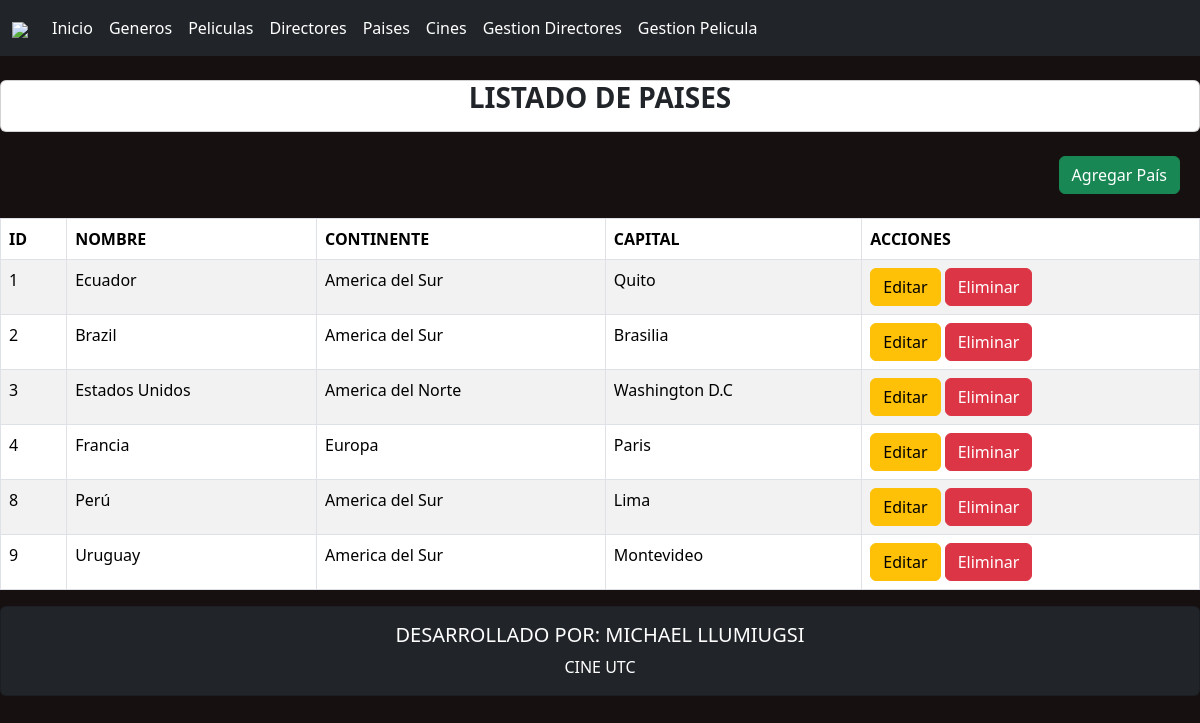
Screenshot of /listadoPaises/ with the database file from the repository.
### Aplicaciones/Cartelera/models.py (models this page shows, shortened)
class Pais(models.Model):
    id=models.AutoField(primary_key=True)
    nombre=models.CharField(max_length=50)
    continente=models.CharField(max_length=50)
    capital=models.CharField(max_length=50)

### Aplicaciones/Cartelera/views.py (the view)
# urls.py: path('listadoPaises/',views.listadoPaises, name='listadoPaises'),
def listadoPaises(request):
    paisesBdd=Pais.objects.all()
    return render(request,"listadoPaises.html", {'paises':paisesBdd})

### Aplicaciones/Cartelera/templates/listadoPaises.html (shortened to what this page needs)
{%  extends "./plantilla.html" %}
{% block body %}
<!DOCTYPE html>
<html lang="es">
<head>
</head>
<body>
    <br>
    <div class="card">
        <div class="card-title text-center">
            <h3><b>LISTADO DE PAISES</b></h3>
        </div>
    </div>
    <br>
    <div class="text-end" style="margin-right: 20px;">
        <a href="{% url 'nuevoPais' %}" class="btn btn-success">Agregar País</a>
    </div>
    <br>
    <table class="table table-bordered table-striped table-hover" id="tbl-paises">
        <thead>
            <tr>
                <th>ID</th>
                <th>NOMBRE</th>
                <th>CONTINENTE</th>
                <th>CAPITAL</th>
                <th>ACCIONES</th>
            </tr>
        </thead>
        <tbody>
            {% for paisTemporal in paises %}
            <tr>
                <td> {{paisTemporal.id}} </td>
                <td> {{paisTemporal.nombre}} </td>
                <td> {{paisTemporal.continente}} </td>
                <td> {{paisTemporal.capital}} </td>
                <td>
                    <a href="{% url 'editarPais' paisTemporal.id %}" class="btn btn-warning">Editar</a>
                    <a href="{% url 'eliminarPais' paisTemporal.id %}" onclick="return confirm('¿ESTAS SEGURO DE ELIMINAR ESTE PAÍS?')" class="btn btn-danger">Eliminar</a>
                </td>
            </tr>
            {% endfor %}
        </tbody>
    </table>
</body>
</html>
{% endblock %}

### Aplicaciones/Cartelera/templates/plantilla.html (style rules this page uses)
body { background-color: rgb(22, 16, 16); }

### rows the page displays
Pais: id "1", nombre "Ecuador", continente "America del Sur", capital "Quito"
Pais: id "2", nombre "Brazil", continente "America del Sur", capital "Brasilia"
Pais: id "3", nombre "Estados Unidos", continente "America del Norte", capital "Washington D.C"
Pais: id "4", nombre "Francia", continente "Europa", capital "Paris"
Pais: id "8", nombre "Perú", continente "America del Sur", capital "Lima"
Pais: id "9", nombre "Uruguay", continente "America del Sur", capital "Montevideo"
